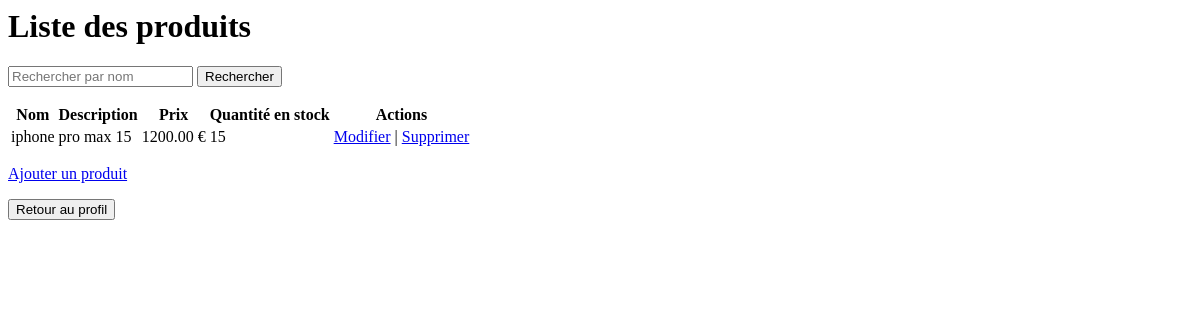
Page /inventaire/produits/ on the earlier database version.
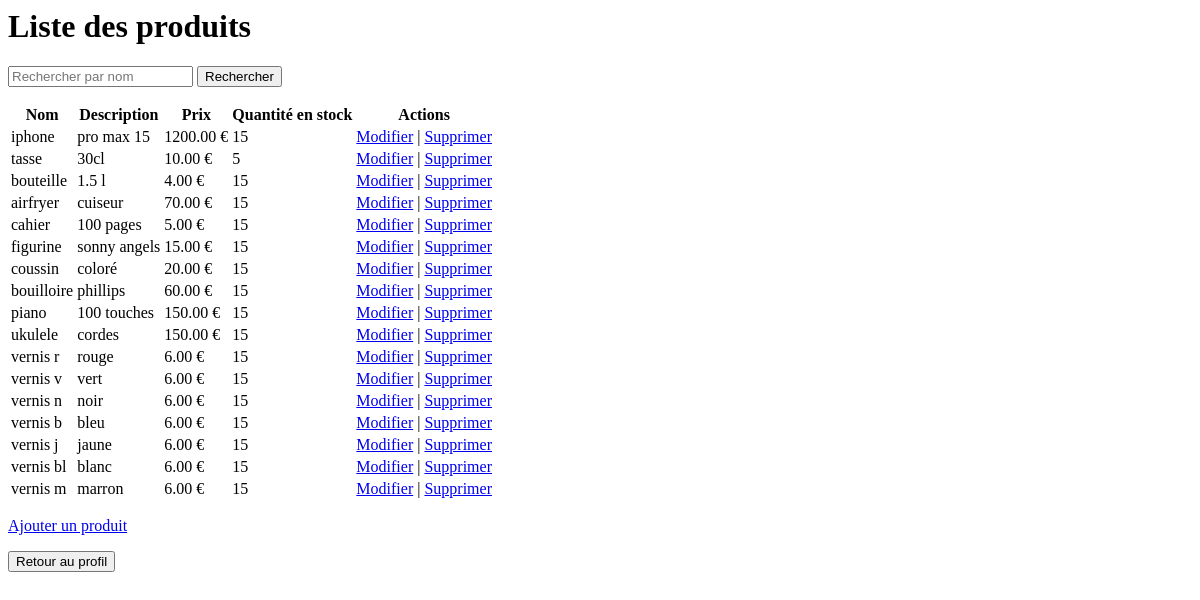
Same page on the later database version.
### inventaire/models.py (models this page shows, shortened)
class Produit(models.Model):
    nom = models.CharField(max_length=100)  # Le nom du produit
    description = models.TextField()        # La description du produit
    prix = models.DecimalField(max_digits=10, decimal_places=2)  # Le prix du produit
    quantite_stock = models.PositiveIntegerField()  # La quantité en stock

### inventaire/views.py (the view)
# urls.py: path('produits/', views.liste_produits, name='liste_produits'),
def liste_produits(request):
    produits = Produit.objects.all()  # Récupère tous les produits
    search = request.GET.get('search', '')  # Récupère le paramètre 'search' de l'URL
    if search:
        produits = produits.filter(nom__icontains=search)  # Filtre par nom
    return render(request, 'inventaire/liste_produits.html', {'produits': produits})

### inventaire/templates/inventaire/liste_produits.html (shortened to what this page needs)
<h1>Liste des produits</h1>
<form method="GET">
    <input type="text" name="search" placeholder="Rechercher par nom" value="{{ request.GET.search }}">
    <button type="submit">Rechercher</button>
</form>
<table>
    <thead>
        <tr>
            <th>Nom</th>
            <th>Description</th>
            <th>Prix</th>
            <th>Quantité en stock</th>
            <th>Actions</th>
        </tr>
    </thead>
    <tbody>
        {% for produit in produits %}
            <tr>
                <td>{{ produit.nom }}</td>
                <td>{{ produit.description }}</td>
                <td>{{ produit.prix }} €</td>
                <td>{{ produit.quantite_stock }}</td>
                <td>
                    <a href="{% url 'modifier_produit' produit.pk %}">Modifier</a> |
                    <a href="{% url 'supprimer_produit' produit.pk %}">Supprimer</a>
                </td>
            </tr>
        {% endfor %}
    </tbody>
</table>
<a href="{% url 'ajouter_produit' %}">Ajouter un produit</a>
<div>
    <a href="{% url 'profile' %}">
        <button type= "button">Retour au profil</button>
    </a>
</div>

Differences in the rows shown:
added Produit: nom "tasse", description "30cl", prix "10.00", quantite_stock "5"
added Produit: nom "bouteille", description "1.5 l", prix "4.00", quantite_stock "15"
added Produit: nom "airfryer", description "cuiseur", prix "70.00", quantite_stock "15"
added Produit: nom "cahier", description "100 pages", prix "5.00", quantite_stock "15"
added Produit: nom "figurine", description "sonny angels", prix "15.00", quantite_stock "15"
added Produit: nom "coussin", description "coloré", prix "20.00", quantite_stock "15"
added Produit: nom "bouilloire", description "phillips", prix "60.00", quantite_stock "15"
added Produit: nom "piano", description "100 touches", prix "150.00", quantite_stock "15"
added Produit: nom "ukulele", description "cordes", prix "150.00", quantite_stock "15"
added Produit: nom "vernis r", description "rouge", prix "6.00", quantite_stock "15"
added Produit: nom "vernis v", description "vert", prix "6.00", quantite_stock "15"
added Produit: nom "vernis n", description "noir", prix "6.00", quantite_stock "15"
added Produit: nom "vernis b", description "bleu", prix "6.00", quantite_stock "15"
added Produit: nom "vernis j", description "jaune", prix "6.00", quantite_stock "15"
added Produit: nom "vernis bl", description "blanc", prix "6.00", quantite_stock "15"
added Produit: nom "vernis m", description "marron", prix "6.00", quantite_stock "15"
